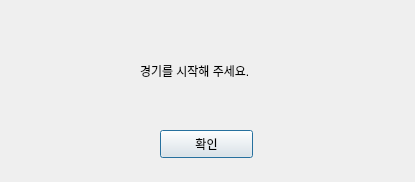
<?xml version="1.0" encoding="UTF-8"?>
<ui version="4.0">
 <class>Dialog</class>
 <widget class="QDialog" name="Dialog">
  <property name="geometry">
   <rect>
    <x>0</x>
    <y>0</y>
    <width>415</width>
    <height>182</height>
   </rect>
  </property>
  <property name="windowTitle">
   <string>Dialog</string>
  </property>
  <widget class="QPushButton" name="error6_Button">
   <property name="geometry">
    <rect>
     <x>160</x>
     <y>130</y>
     <width>93</width>
     <height>28</height>
    </rect>
   </property>
   <property name="text">
    <string>확인</string>
   </property>
  </widget>
  <widget class="QLabel" name="label">
   <property name="geometry">
    <rect>
     <x>140</x>
     <y>50</y>
     <width>291</width>
     <height>41</height>
    </rect>
   </property>
   <property name="text">
    <string>경기를 시작해 주세요.</string>
   </property>
  </widget>
 </widget>
 <resources/>
 <connections/>
</ui>
